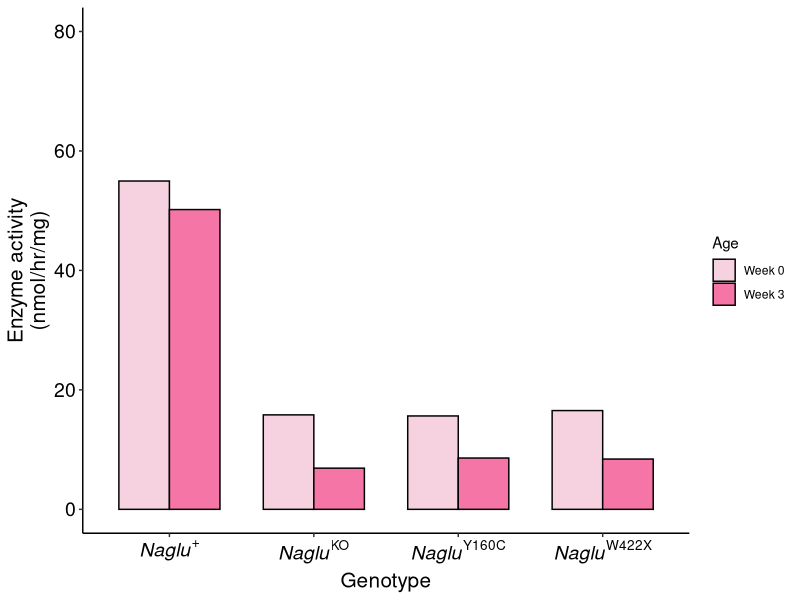
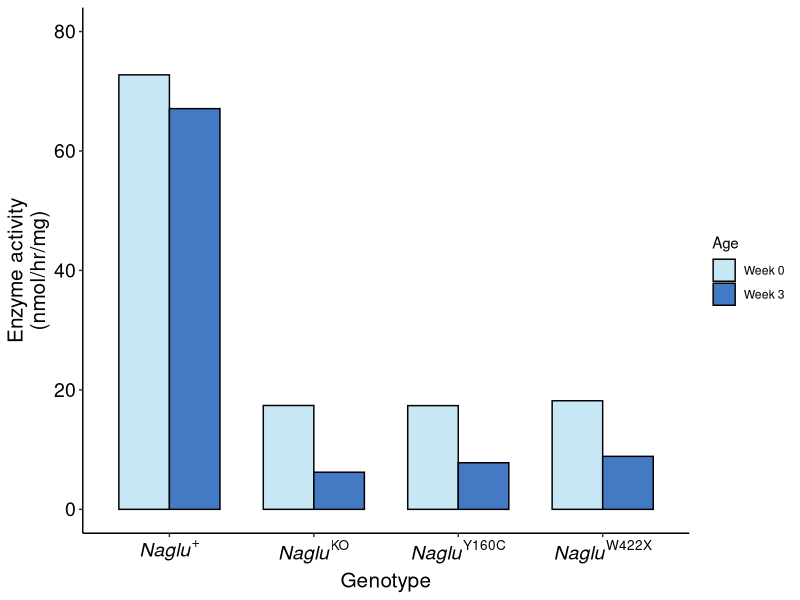

Here is the R script that generated these plots, in order:
setwd("path/to/working/directory")

library(ggplot2)
library(dplyr)
colors_F <- c("#F6D2E0", "#F575A6")
colors_M <- c("#C8E7F5", "#447AC4")

#import dataset
enzyme_activity <- read.csv("Enzyme_activity_measurements.csv")
enzyme_activity$Age <- recode(enzyme_activity$Age, "W0" = "Week 0", "W3" = "Week 3")

#Summarize data for bargraphs
summary_stats <- enzyme_activity%>%
  group_by(Genotype,Sex,Age)%>%
  summarise(
    nmol_per_hr_per_mg = mean(nmol_per_hr_per_mg),
    SD = sd(nmol_per_hr_per_mg),
    N = n(),
    SE = SD / sqrt(N)
  )

summary_stats$Age <- recode(summary_stats$Age, "W0" = "Week 0", "W3" = "Week 3")


#Subset by sex
enzyme_activity_M <- subset(summary_stats, Sex == "M")
enzyme_activity_M$Genotype <- factor(enzyme_activity_M$Genotype,
                                     levels = c("WG2", "KO", "Y160C", "W422X"))
enzyme_activity_F <- subset(summary_stats, Sex == "F")
enzyme_activity_F$Genotype <- factor(enzyme_activity_F$Genotype,
                                     levels = c("WG2", "KO", "Y160C", "W422X"))

#Bargraphs
#females
ggplot(data = enzyme_activity_F, aes(x = Genotype, y = nmol_per_hr_per_mg, fill=Age))+
  geom_bar(stat="summary", color = "black", position=position_dodge(), width = 0.7)+
  labs(x="Genotype", y= "Enzyme activity\n(nmol/hr/mg)")+
  scale_x_discrete(labels = c(expression(italic("Naglu")^"+"),
                              expression(italic("Naglu")^"KO"),
                              expression(italic("Naglu")^"Y160C"),
                              expression(italic("Naglu")^"W422X"))) +
  expand_limits(y=c(0,80))+
  scale_fill_manual(values = colors_F)+
  theme_classic() + theme(axis.text = element_text(size=14, color = "black"))+
  theme(axis.title = element_text(size = 15))+
  geom_errorbar(aes(x=Genotype, ymin = nmol_per_hr_per_mg - SE , 
                    ymax = nmol_per_hr_per_mg + SE),
                width = 0.2, position = position_dodge(0.7))

#males
ggplot(data = enzyme_activity_M, aes(x = Genotype, y = nmol_per_hr_per_mg, fill=Age))+
  geom_bar(stat="summary", color = "black", position=position_dodge(), width = 0.7)+
  labs(x="Genotype", y= "Enzyme activity\n(nmol/hr/mg)")+
  scale_x_discrete(labels = c(expression(italic("Naglu")^"+"),
                              expression(italic("Naglu")^"KO"),
                              expression(italic("Naglu")^"Y160C"),
                              expression(italic("Naglu")^"W422X"))) +
  expand_limits(y=c(0,80))+
  scale_fill_manual(values = colors_M)+
  theme_classic() + theme(axis.text = element_text(size=14, color = "black"))+
  theme(axis.title = element_text(size = 15))+
  geom_errorbar(aes(x=Genotype, ymin = nmol_per_hr_per_mg - SE , 
                    ymax = nmol_per_hr_per_mg + SE),
                width = 0.2, position = position_dodge(0.7))